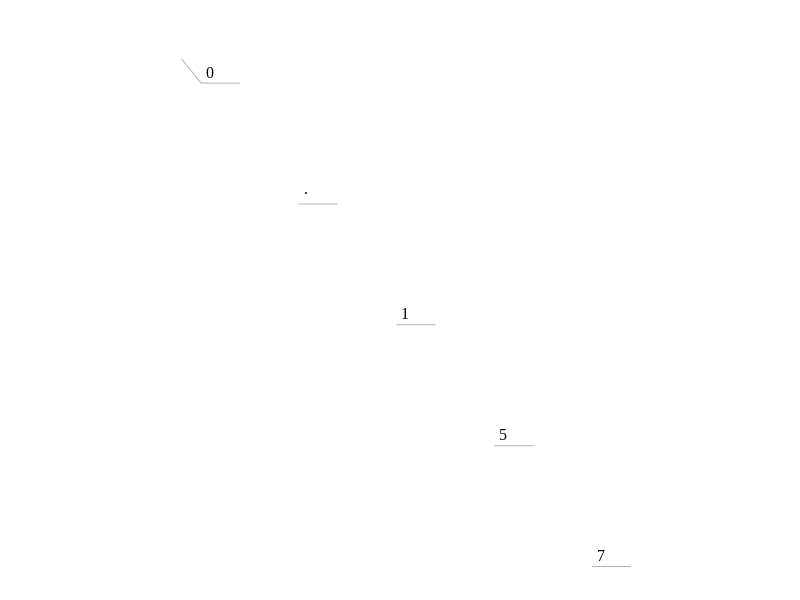

Here is the MATLAB script that generated this plot: (Note: this script raises an error after producing the figure.)
function triangleplt(label)
    if nargin == 0
        label = ["\it e\rm_1","\it e\rm_2","\it e\rm_3"];
    end
    figure('Position',[100 100 550 500],'Visible','on');
    set(gca,'Fontname','Times New Roman','FontSize',13,'NextPlot','add', ...
        'Color','none','LooseInset',get(gca, 'TightInset'));
    axis square; axis off;
    
    A = [0 0; sqrt(2) 0; sqrt(1/2) sqrt(3/2)];
    W = nchoosek(1:6,2) - 1; W(:,2) = W(:,2)-1;
    W = ([W,zeros(15,1)+4] - [zeros(15,1),W]) / 4;
    
    d = A/20; d = [d(2,1) 0; -d(3,1) d(3,2); -d(3,1) -d(3,2);];
    s = ["0.0","0.25","0.5","0.75","1.0"];
    lr =["left","right","left"];
    t = [0.01 0.03; -0.04 0.03; 0 -0.04];
    l = [0.25,0.75; 0.63,-0.1; 1.15,0.62];
    
    for j = 1 : 3
        W2 = W(W(:,j)==0,:); s = flip(s);
        for i = 1 : 5
            p = W2(i,:)*A;
            plot([p(1); p(1)+d(j,1)],[p(2);p(2)+d(j,2)],'Color',[.7 .7 .7]);
            text(p(1)+t(j,1),p(2)+t(j,2),s(i),'FontName','Times New Roman',...
                'FontSize',11.7,'HorizontalAlignment',lr(j));
        end
        text(l(j,1),l(j,2),label(j),'FontName','Times New Roman',...
                'FontSize',14);
    end
    triplot(delaunayTriangulation(W*A),'k:');
    plot([A(:,1);0],[A(:,2);0],'k','LineWidth',1);
    colorbar('Position', [0.88,0.25,0.04,0.6]);
end
